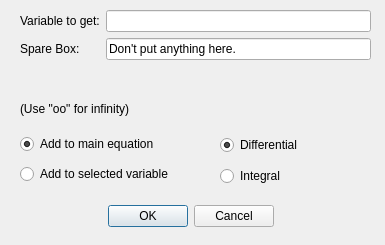
<?xml version="1.0" encoding="UTF-8"?>
<ui version="4.0">
 <class>LimitInputWindow</class>
 <widget class="QDialog" name="LimitInputWindow">
  <property name="geometry">
   <rect>
    <x>0</x>
    <y>0</y>
    <width>385</width>
    <height>245</height>
   </rect>
  </property>
  <property name="windowTitle">
   <string>Dialog</string>
  </property>
  <property name="sizeGripEnabled">
   <bool>false</bool>
  </property>
  <property name="modal">
   <bool>true</bool>
  </property>
  <widget class="QDialogButtonBox" name="buttonBox">
   <property name="geometry">
    <rect>
     <x>20</x>
     <y>200</y>
     <width>341</width>
     <height>32</height>
    </rect>
   </property>
   <property name="focusPolicy">
    <enum>Qt::TabFocus</enum>
   </property>
   <property name="orientation">
    <enum>Qt::Horizontal</enum>
   </property>
   <property name="standardButtons">
    <set>QDialogButtonBox::Cancel|QDialogButtonBox::Ok</set>
   </property>
   <property name="centerButtons">
    <bool>true</bool>
   </property>
  </widget>
  <widget class="QWidget" name="formLayoutWidget">
   <property name="geometry">
    <rect>
     <x>20</x>
     <y>10</y>
     <width>351</width>
     <height>81</height>
    </rect>
   </property>
   <layout class="QFormLayout" name="formLayout">
    <item row="0" column="0">
     <widget class="QLabel" name="label">
      <property name="text">
       <string>Variable to get:</string>
      </property>
     </widget>
    </item>
    <item row="0" column="1">
     <widget class="QLineEdit" name="var"/>
    </item>
    <item row="1" column="0">
     <widget class="QLabel" name="label_2">
      <property name="text">
       <string>Spare Box:</string>
      </property>
     </widget>
    </item>
    <item row="1" column="1">
     <widget class="QLineEdit" name="_spare">
      <property name="text">
       <string>Don't put anything here.</string>
      </property>
     </widget>
    </item>
   </layout>
  </widget>
  <widget class="QLabel" name="label_3">
   <property name="geometry">
    <rect>
     <x>20</x>
     <y>100</y>
     <width>161</width>
     <height>18</height>
    </rect>
   </property>
   <property name="text">
    <string>(Use &quot;oo&quot; for infinity)</string>
   </property>
  </widget>
  <widget class="QWidget" name="verticalLayoutWidget">
   <property name="geometry">
    <rect>
     <x>20</x>
     <y>130</y>
     <width>176</width>
     <height>59</height>
    </rect>
   </property>
   <layout class="QVBoxLayout" name="verticalLayout">
    <item>
     <widget class="QRadioButton" name="addMainEquation">
      <property name="text">
       <string>Add to main equation</string>
      </property>
      <property name="checked">
       <bool>true</bool>
      </property>
     </widget>
    </item>
    <item>
     <widget class="QRadioButton" name="addCurVar">
      <property name="text">
       <string>Add to selected variable</string>
      </property>
     </widget>
    </item>
   </layout>
  </widget>
  <widget class="QWidget" name="verticalLayoutWidget_2">
   <property name="geometry">
    <rect>
     <x>220</x>
     <y>130</y>
     <width>151</width>
     <height>61</height>
    </rect>
   </property>
   <layout class="QVBoxLayout" name="verticalLayout_2">
    <item>
     <widget class="QRadioButton" name="doDiff">
      <property name="text">
       <string>Differential</string>
      </property>
      <property name="checked">
       <bool>true</bool>
      </property>
     </widget>
    </item>
    <item>
     <widget class="QRadioButton" name="doIntegrate">
      <property name="text">
       <string>Integral</string>
      </property>
      <property name="checked">
       <bool>false</bool>
      </property>
     </widget>
    </item>
   </layout>
  </widget>
 </widget>
 <tabstops>
  <tabstop>var</tabstop>
  <tabstop>doDiff</tabstop>
  <tabstop>doIntegrate</tabstop>
  <tabstop>addMainEquation</tabstop>
  <tabstop>addCurVar</tabstop>
  <tabstop>buttonBox</tabstop>
  <tabstop>_spare</tabstop>
 </tabstops>
 <resources/>
 <connections>
  <connection>
   <sender>buttonBox</sender>
   <signal>accepted()</signal>
   <receiver>LimitInputWindow</receiver>
   <slot>accept()</slot>
   <hints>
    <hint type="sourcelabel">
     <x>238</x>
     <y>214</y>
    </hint>
    <hint type="destinationlabel">
     <x>157</x>
     <y>244</y>
    </hint>
   </hints>
  </connection>
  <connection>
   <sender>buttonBox</sender>
   <signal>rejected()</signal>
   <receiver>LimitInputWindow</receiver>
   <slot>reject()</slot>
   <hints>
    <hint type="sourcelabel">
     <x>306</x>
     <y>220</y>
    </hint>
    <hint type="destinationlabel">
     <x>286</x>
     <y>244</y>
    </hint>
   </hints>
  </connection>
 </connections>
</ui>
